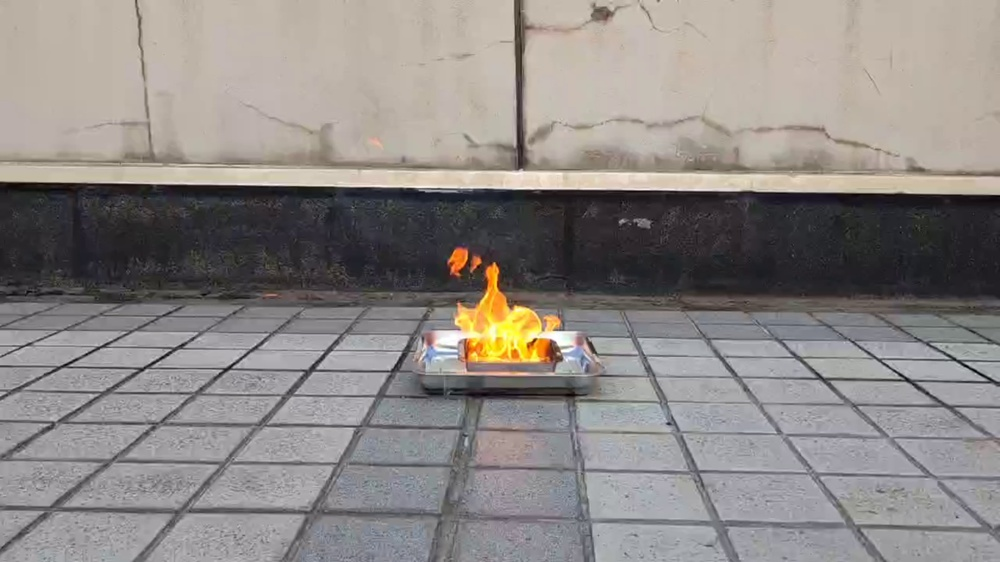
//> input picture OpenCV/StudyOpenCV/1.jpg, 1000 x 562 px, shrunk from 2688 x 1512 before the run
$ ./5_1_Harris 1.jpg   (built with g++ and OpenCV 4)
//> lines starting //> are read from the running program, lines starting //| are printed output that depends on the picture
// https://docs.opencv.org/4.x/d4/d7d/tutorial_harris_detector.html

#include "opencv2/highgui.hpp"
#include "opencv2/imgproc.hpp"
#include <iostream>
using namespace cv;
using namespace std;
Mat src, src_gray;
int thresh = 200;
int max_thresh = 255;
const char* source_window = "Source image";
const char* corners_window = "Corners detected";
void cornerHarris_demo( int, void* );
int main( int argc, char** argv )
{
    CommandLineParser parser( argc, argv, "{@input | building.jpg | input image}" );
    src = imread( samples::findFile( parser.get<String>( "@input" ) ) );
//> src is the input picture: 562 rows x 1000 cols, CV_8UC3; mean B, G, R 132.8, 135.5, 140.5
    if ( src.empty() )
    {
        cout << "Could not open or find the image!\n" << endl;
        cout << "Usage: " << argv[0] << " <Input image>" << endl;
        return -1;
    }
    cvtColor( src, src_gray, COLOR_BGR2GRAY );
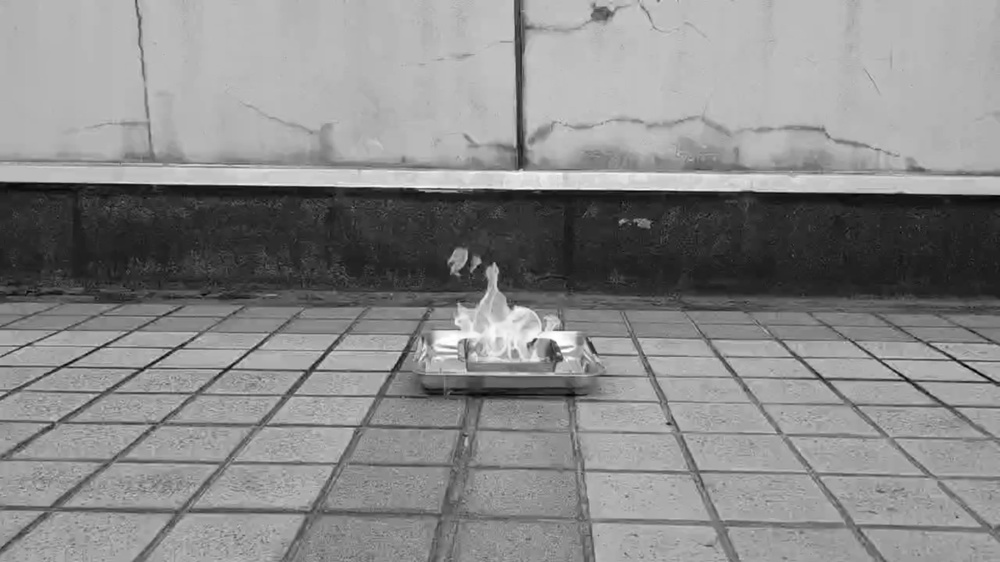
//> src_gray: 562 rows x 1000 cols, CV_8UC1; min 1, max 255, mean 136.7
    namedWindow( source_window );
    createTrackbar( "Threshold: ", source_window, &thresh, max_thresh, cornerHarris_demo );
    imshow( source_window, src );
    cornerHarris_demo( 0, 0 );
    waitKey();
    return 0;
}
void cornerHarris_demo( int, void* )
{
    int blockSize = 2;
    int apertureSize = 3;
    double k = 0.04;
    Mat dst = Mat::zeros( src.size(), CV_32FC1 );
    cornerHarris( src_gray, dst, blockSize, apertureSize, k );
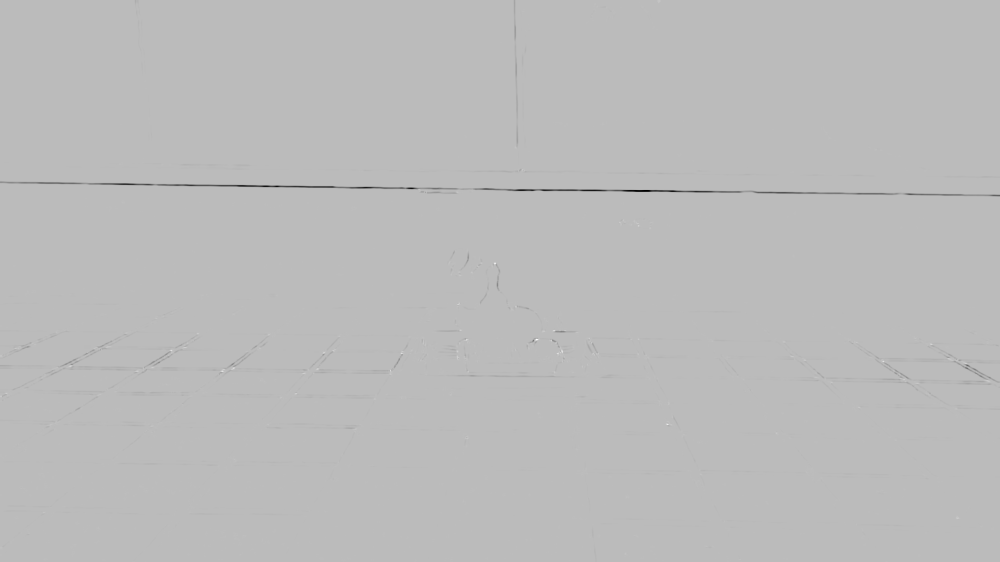
//> dst: 562 rows x 1000 cols, CV_32FC1; min -0.00863, max 0.00309, mean -2.02e-05; drawn with min black and max white
    Mat dst_norm, dst_norm_scaled;
    normalize( dst, dst_norm, 0, 255, NORM_MINMAX, CV_32FC1, Mat() );
    convertScaleAbs( dst_norm, dst_norm_scaled );
    for( int i = 0; i < dst_norm.rows ; i++ )
    {
        for( int j = 0; j < dst_norm.cols; j++ )
        {
            if( (int) dst_norm.at<float>(i,j) > thresh )
            {
                circle( dst_norm_scaled, Point(j,i), 5,  Scalar(0), 2, 8, 0 );
            }
        }
    }
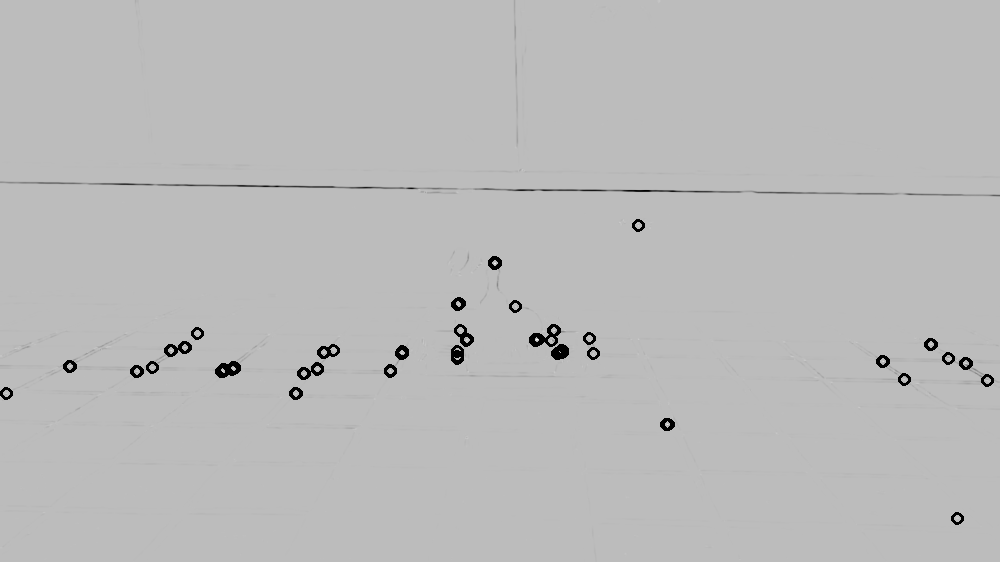
//> dst_norm_scaled: 562 rows x 1000 cols, CV_8UC1; min 0, max 255, mean 186.2
    namedWindow( corners_window );
    imshow( corners_window, dst_norm_scaled );
}
